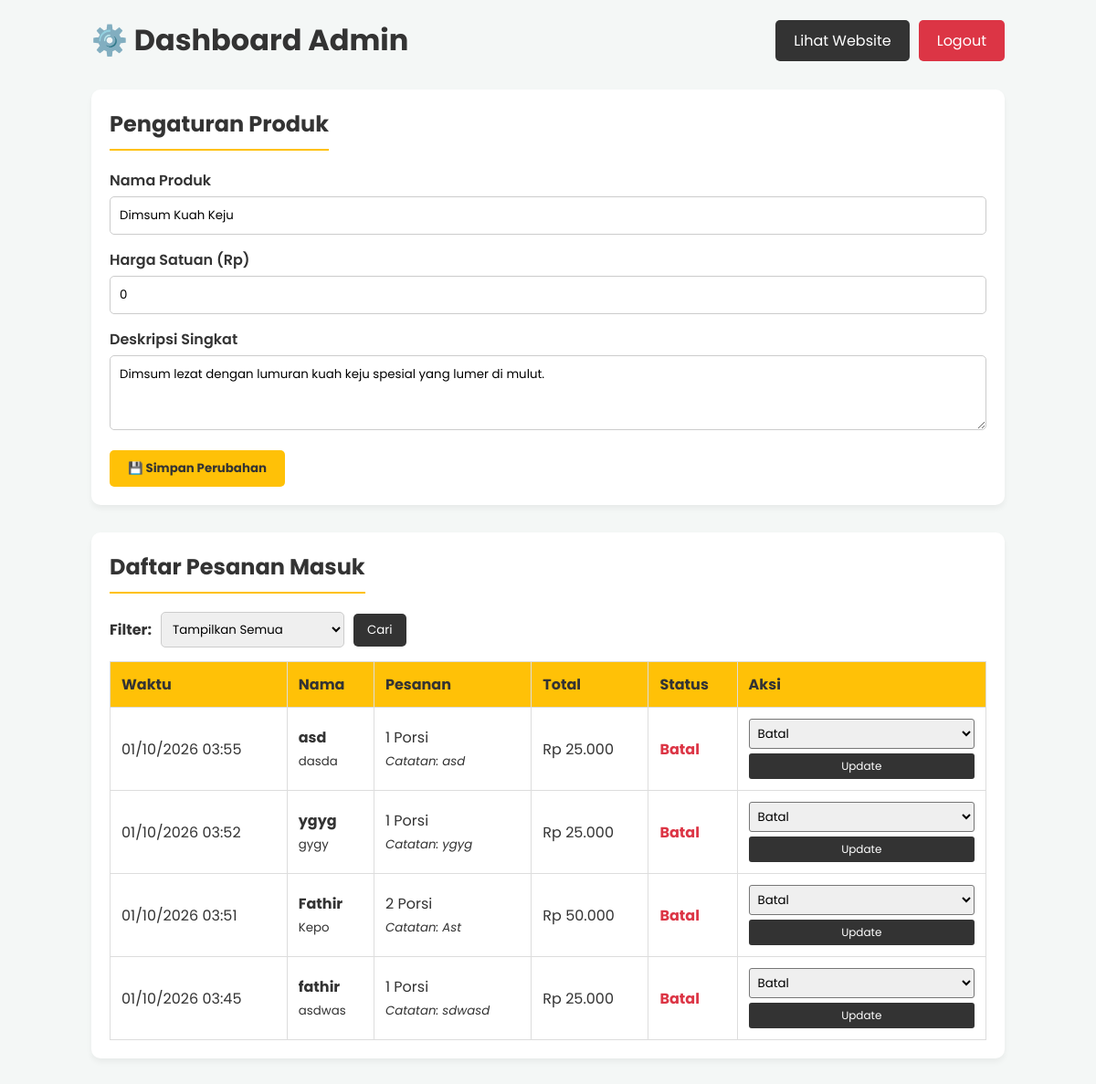
The app's page /admin.php (signed in) with its own data.
### tables this page shows
CREATE TABLE `produk` (
  `id` int(11) NOT NULL,
  `nama` varchar(100) NOT NULL,
  `deskripsi` text NOT NULL,
  `harga` int(11) NOT NULL,
  `gambar` varchar(255) NOT NULL
);

CREATE TABLE `pesanan` (
  `id` int(11) NOT NULL,
  `nama_pembeli` varchar(100) NOT NULL,
  `alamat` text NOT NULL,
  `catatan` text DEFAULT NULL,
  `jumlah` int(11) NOT NULL,
  `total_harga` int(11) NOT NULL,
  `status` enum('Menunggu Pembayaran','Diproses','Selesai','Batal') DEFAULT 'Menunggu Pembayaran',
  `waktu_pesan` timestamp NOT NULL DEFAULT current_timestamp()
);

### admin.php (the view, shortened to what this page needs)
<?php
require_once 'config/db.php';
$where_clause = "";
$filter_aktif = "Semua";
$result_produk = $conn->query("SELECT * FROM produk LIMIT 1");
$produk = $result_produk->fetch_assoc();
$result_pesanan = $conn->query("SELECT * FROM pesanan $where_clause ORDER BY waktu_pesan DESC");
?>
<!DOCTYPE html>
<html lang="id">
<head>
</head>
<body>
<div class="container">
    <div class="header">
        <h1>⚙️ Dashboard Admin</h1>
        <div class="btn-group">
            <a href="index.php" class="btn-kembali" target="_blank">Lihat Website</a>
            <a href="logout.php" class="btn-kembali btn-logout">Logout</a>
        </div>
    </div>
    <div class="card">
        <h2>Pengaturan Produk</h2>
        <form method="POST">
            <div class="form-group">
                <label>Nama Produk</label>
                <input type="text" name="nama" value="<?= $produk['nama']; ?>" required>
            </div>
            <div class="form-group">
                <label>Harga Satuan (Rp)</label>
                <input type="number" name="harga" value="<?= $produk['harga']; ?>" required>
            </div>
            <div class="form-group">
                <label>Deskripsi Singkat</label>
                <textarea name="deskripsi" rows="3" required><?= $produk['deskripsi']; ?></textarea>
            </div>
            <button type="submit" name="update_produk" class="btn-simpan">💾 Simpan Perubahan</button>
        </form>
    </div>
    <div class="card">
        <h2>Daftar Pesanan Masuk</h2>
        <form method="GET" class="filter-container">
            <label><strong>Filter:</strong></label>
            <select name="filter_status">
                <option value="Semua" <?= $filter_aktif == 'Semua' ? 'selected' : ''; ?>>Tampilkan Semua</option>
            </select>
            <button type="submit" class="btn-filter">Cari</button>
        </form>
        <table>
            <thead>
                <tr>
                    <th>Waktu</th>
                    <th>Nama</th>
                    <th>Pesanan</th>
                    <th>Total</th>
                    <th>Status</th>
                    <th>Aksi</th>
                </tr>
            </thead>
            <tbody>
                <?php while($row = $result_pesanan->fetch_assoc()):
                    $warna_status = "";
                    if ($row['status'] == "Selesai") {
                        $warna_status = "status-selesai";
                    } elseif ($row['status'] == "Batal") {
                        $warna_status = "status-batal";
                    }
                ?>
                <tr>
                    <td><?= date('d/m/Y H:i', strtotime($row['waktu_pesan'])); ?></td>
                    <td>
                        <strong><?= $row['nama_pembeli']; ?></strong><br>
                        <small><?= $row['alamat']; ?></small>
                    </td>
                    <td>
                        <?= $row['jumlah']; ?> Porsi<br>
                        <small><em>Catatan: <?= empty($row['catatan']) ? '-' : $row['catatan']; ?></em></small>
                    </td>
                    <td>Rp <?= number_format($row['total_harga'], 0, ',', '.'); ?></td>
                    <td class="<?= $warna_status; ?>">
                        <?= $row['status']; ?>
                    </td>
                    <td>
                        <form method="POST" style="display:flex; gap:5px; flex-direction:column;">
                            <select name="status">
                                <option value="Batal" <?= $row['status'] == 'Batal' ? 'selected' : ''; ?>>Batal</option>
                            </select>
                            <button type="submit" name="update_status" class="btn-update-status">Update</button>
                        </form>
                    </td>
                </tr>
                <?php endwhile; ?>
            </tbody>
        </table>
    </div>
</div>
</body>
</html>

### admin.php (style rules this page uses)
:root { --primary: #FFC107; --bg: #F4F7F6; --dark: #333; --white: #FFF; }
* { margin: 0; padding: 0; box-sizing: border-box; font-family: 'Poppins', sans-serif; }
body { background-color: var(--bg); color: var(--dark); padding: 20px; }
.container { max-width: 1000px; margin: 0 auto; }
.header { display: flex; justify-content: space-between; align-items: center; margin-bottom: 30px; gap: 10px; }
.btn-group { display: flex; gap: 10px; }
.btn-kembali { text-decoration: none; background: var(--dark); color: var(--white); padding: 10px 20px; border-radius: 5px; }
.btn-logout { background: #dc3545; }
.card { background: var(--white); padding: 20px; border-radius: 10px; box-shadow: 0 4px 6px rgba(0,0,0,0.05); margin-bottom: 30px; }
h2 { margin-bottom: 20px; border-bottom: 2px solid var(--primary); padding-bottom: 10px; display: inline-block; }
.form-group { margin-bottom: 15px; }
.form-group label { display: block; font-weight: 600; margin-bottom: 5px; }
.form-group input, .form-group textarea { width: 100%; padding: 10px; border: 1px solid #CCC; border-radius: 5px; }
.btn-simpan { background: var(--primary); color: var(--dark); border: none; padding: 10px 20px; font-weight: bold; cursor: pointer; border-radius: 5px; }
.filter-container { display: flex; align-items: center; gap: 10px; margin-bottom: 15px; }
.filter-container select { padding: 8px; border-radius: 5px; border: 1px solid #ccc; }
.btn-filter { background: var(--dark); color: var(--white); padding: 8px 15px; border: none; border-radius: 5px; cursor: pointer; }
.status-batal { color: #dc3545; font-weight: 700; }
table { width: 100%; border-collapse: collapse; margin-top: 10px; }
table, th, td { border: 1px solid #DDD; }
th, td { padding: 12px; text-align: left; }
th { background-color: var(--primary); color: var(--dark); }
select { padding: 5px; border-radius: 3px; }
.btn-update-status { background: var(--dark); color: var(--white); border: none; padding: 5px 10px; cursor: pointer; border-radius: 3px; font-size: 12px; }

### records on screen
produk: nama "Dimsum Kuah Keju", harga "0", deskripsi "Dimsum lezat dengan lumuran kuah keju spesial yang lumer di mulut."
pesanan: waktu_pesan "01/10/2026 03:55", nama_pembeli "asd", alamat "dasda", jumlah "1", catatan "asd", total_harga "25.000", status "Batal"
pesanan: waktu_pesan "01/10/2026 03:52", nama_pembeli "ygyg", alamat "gygy", jumlah "1", catatan "ygyg", total_harga "25.000", status "Batal"
pesanan: waktu_pesan "01/10/2026 03:51", nama_pembeli "Fathir", alamat "Kepo", jumlah "2", catatan "Ast", total_harga "50.000", status "Batal"
pesanan: waktu_pesan "01/10/2026 03:45", nama_pembeli "fathir", alamat "asdwas", jumlah "1", catatan "sdwasd", total_harga "25.000", status "Batal"
